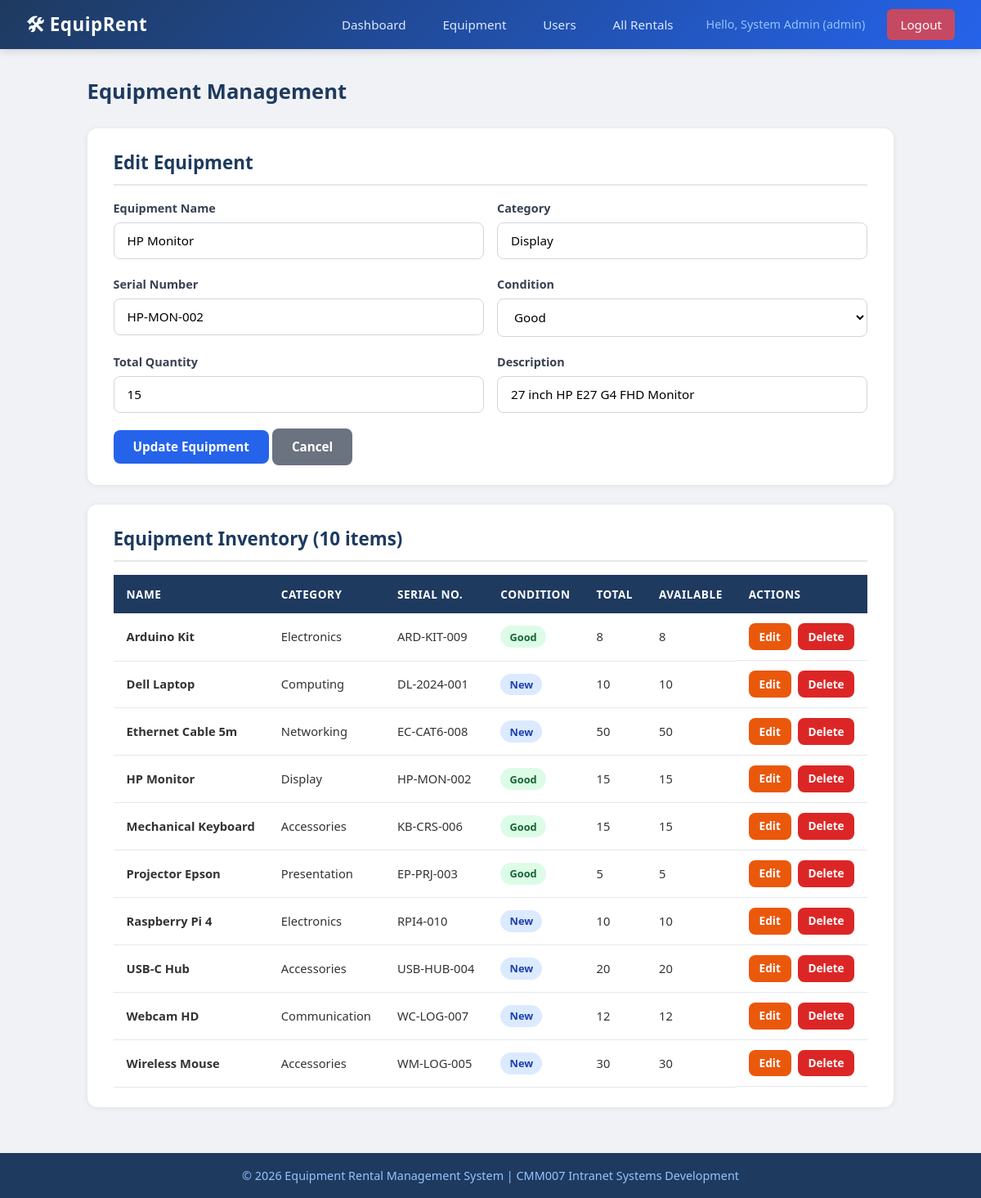
The app's page /admin_equipment.php?edit=2 (signed in) with its own data.
### tables this page shows
CREATE TABLE IF NOT EXISTS equipment (
    equipment_id INT(11) AUTO_INCREMENT PRIMARY KEY,
    name VARCHAR(100) NOT NULL,
    category VARCHAR(50) NOT NULL,
    serial_number VARCHAR(50) NOT NULL UNIQUE,
    condition_status ENUM('New', 'Good', 'Fair', 'Poor') NOT NULL DEFAULT 'Good',
    total_quantity INT(11) NOT NULL DEFAULT 1,
    available_quantity INT(11) NOT NULL DEFAULT 1,
    description TEXT,
    created_at DATETIME DEFAULT CURRENT_TIMESTAMP
);

### admin_equipment.php (the view, shortened to what this page needs)
<?php
require_once 'includes/connection.php';
$equipment = $db->query("SELECT * FROM equipment ORDER BY name ASC");
$editItem = null;
if (isset($_GET['edit'])) {
    $editId = intval($_GET['edit']);
    $stmt = $db->prepare("SELECT * FROM equipment WHERE equipment_id = ?");
    $stmt->bind_param("i", $editId);
    $stmt->execute();
    $editItem = $stmt->get_result()->fetch_assoc();
}
include 'includes/header.php';
?>
<div class="page-header">
    <h1>Equipment Management</h1>
</div>
<div class="card">
    <h2><?php echo $editItem ? 'Edit Equipment' : 'Add New Equipment'; ?></h2>
    <form method="POST">
        <div class="form-row">
            <div class="form-group">
                <label for="name">Equipment Name</label>
                <input type="text" id="name" name="name" required
                       value="<?php echo $editItem ? htmlspecialchars($editItem['name']) : ''; ?>">
            </div>
            <div class="form-group">
                <label for="category">Category</label>
                <input type="text" id="category" name="category" required
                       placeholder="e.g. Computing, Display, Accessories"
                       value="<?php echo $editItem ? htmlspecialchars($editItem['category']) : ''; ?>">
            </div>
        </div>
        <div class="form-row">
            <div class="form-group">
                <label for="serial_number">Serial Number</label>
                <input type="text" id="serial_number" name="serial_number" required
                       value="<?php echo $editItem ? htmlspecialchars($editItem['serial_number']) : ''; ?>">
            </div>
            <div class="form-group">
                <label for="condition_status">Condition</label>
                <select id="condition_status" name="condition_status" required>
                    <?php foreach (['New', 'Good', 'Fair', 'Poor'] as $cond): ?>
                    <option value="<?php echo $cond; ?>" <?php echo ($editItem && $editItem['condition_status'] === $cond) ? 'selected' : ''; ?>>
                        <?php echo $cond; ?>
                    </option>
                    <?php endforeach; ?>
                </select>
            </div>
        </div>
        <div class="form-row">
            <div class="form-group">
                <label for="total_quantity">Total Quantity</label>
                <input type="number" id="total_quantity" name="total_quantity" min="1" required
                       value="<?php echo $editItem ? $editItem['total_quantity'] : '1'; ?>">
            </div>
            <div class="form-group">
                <label for="description">Description</label>
                <input type="text" id="description" name="description"
                       value="<?php echo $editItem ? htmlspecialchars($editItem['description']) : ''; ?>">
            </div>
        </div>
        <button type="submit" class="btn btn-primary"><?php echo $editItem ? 'Update Equipment' : 'Add Equipment'; ?></button>
        <?php if ($editItem): ?>
            <a href="admin_equipment.php" class="btn btn-secondary">Cancel</a>
        <?php endif; ?>
    </form>
</div>
<div class="card">
    <h2>Equipment Inventory (<?php echo $equipment->num_rows; ?> items)</h2>
    <div class="table-wrapper">
        <table>
            <thead>
                <tr>
                    <th>Name</th>
                    <th>Category</th>
                    <th>Serial No.</th>
                    <th>Condition</th>
                    <th>Total</th>
                    <th>Available</th>
                    <th>Actions</th>
                </tr>
            </thead>
            <tbody>
                <?php if ($equipment->num_rows > 0): ?>
                    <?php while ($item = $equipment->fetch_assoc()): ?>
                    <tr>
                        <td><strong><?php echo htmlspecialchars($item['name']); ?></strong></td>
                        <td><?php echo htmlspecialchars($item['category']); ?></td>
                        <td><?php echo htmlspecialchars($item['serial_number']); ?></td>
                        <td><span class="badge badge-<?php echo strtolower($item['condition_status']); ?>"><?php echo $item['condition_status']; ?></span></td>
                        <td><?php echo $item['total_quantity']; ?></td>
                        <td><?php echo $item['available_quantity']; ?></td>
                        <td class="actions">
                            <a href="admin_equipment.php?edit=<?php echo $item['equipment_id']; ?>" class="btn btn-warning btn-sm">Edit</a>
                            <a href="admin_equipment.php?delete=<?php echo $item['equipment_id']; ?>"
                               class="btn btn-danger btn-sm"
                               onclick="return confirm('Are you sure you want to delete this equipment?');">Delete</a>
                        </td>
                    </tr>
                    <?php endwhile; ?>
                <?php else: ?>
                    <tr><td colspan="7" class="text-center" style="padding:2rem; color:#6b7280;">No equipment found.</td></tr>
                <?php endif; ?>
            </tbody>
        </table>
    </div>
</div>
<?php include 'includes/footer.php'; ?>

### style.css (style rules this page uses)
* { margin: 0; padding: 0; box-sizing: border-box; }
body { font-family: 'Segoe UI', Tahoma, Geneva, Verdana, sans-serif; background-color: #f0f2f5; color: #333; line-height: 1.6; min-height: 100vh; display: flex; flex-direction: column; }
a { text-decoration: none; color: #2563eb; }
.card { background: #fff; border-radius: 12px; box-shadow: 0 1px 6px rgba(0, 0, 0, 0.08); padding: 1.5rem 2rem; margin-bottom: 1.5rem; }
.card h2 { color: #1e3a5f; margin-bottom: 1rem; font-size: 1.4rem; border-bottom: 2px solid #e5e7eb; padding-bottom: 0.5rem; }
.form-group { margin-bottom: 1.2rem; }
.form-group label { display: block; margin-bottom: 0.4rem; font-weight: 600; color: #374151; font-size: 0.9rem; }
.form-group input, .form-group select, .form-group textarea { width: 100%; padding: 0.7rem 1rem; border: 1px solid #d1d5db; border-radius: 8px; font-size: 0.95rem; font-family: inherit; transition: border-color 0.2s, box-shadow 0.2s; background: #fff; }
.form-row { display: grid; grid-template-columns: 1fr 1fr; gap: 1rem; }
.btn { display: inline-block; padding: 0.65rem 1.5rem; border: none; border-radius: 8px; font-size: 0.95rem; font-weight: 600; cursor: pointer; transition: background 0.2s, transform 0.1s; text-align: center; font-family: inherit; }
.btn-primary { background: #2563eb; color: #fff; }
.btn-danger { background: #dc2626; color: #fff; }
.btn-warning { background: #ea580c; color: #fff; }
.btn-secondary { background: #6b7280; color: #fff; }
.btn-sm { padding: 0.35rem 0.8rem; font-size: 0.85rem; }
.table-wrapper { overflow-x: auto; }
table { width: 100%; border-collapse: collapse; font-size: 0.92rem; }
table thead { background: #1e3a5f; color: #fff; }
table th { padding: 0.8rem 1rem; text-align: left; font-weight: 600; font-size: 0.85rem; text-transform: uppercase; letter-spacing: 0.5px; }
table td { padding: 0.75rem 1rem; border-bottom: 1px solid #e5e7eb; }
table .actions { display: flex; gap: 0.5rem; }
.badge { display: inline-block; padding: 0.2rem 0.7rem; border-radius: 50px; font-size: 0.8rem; font-weight: 600; }
.badge-new { background: #dbeafe; color: #1e40af; }
.badge-good { background: #dcfce7; color: #166534; }
.page-header { display: flex; justify-content: space-between; align-items: center; margin-bottom: 1.5rem; }
.page-header h1 { color: #1e3a5f; font-size: 1.6rem; }

### records on screen
equipment: name "HP Monitor", category "Display", serial_number "HP-MON-002", condition_status "Good", total_quantity "15", description "27 inch HP E27 G4 FHD Monitor", available_quantity "15"
equipment: name "Arduino Kit", category "Electronics", serial_number "ARD-KIT-009", condition_status "Good", total_quantity "8", available_quantity "8"
equipment: name "Dell Laptop", category "Computing", serial_number "DL-2024-001", condition_status "New", total_quantity "10", available_quantity "10"
equipment: name "Ethernet Cable 5m", category "Networking", serial_number "EC-CAT6-008", condition_status "New", total_quantity "50", available_quantity "50"
equipment: name "Mechanical Keyboard", category "Accessories", serial_number "KB-CRS-006", condition_status "Good", total_quantity "15", available_quantity "15"
equipment: name "Projector Epson", category "Presentation", serial_number "EP-PRJ-003", condition_status "Good", total_quantity "5", available_quantity "5"
equipment: name "Raspberry Pi 4", category "Electronics", serial_number "RPI4-010", condition_status "New", total_quantity "10", available_quantity "10"
equipment: name "USB-C Hub", category "Accessories", serial_number "USB-HUB-004", condition_status "New", total_quantity "20", available_quantity "20"
equipment: name "Webcam HD", category "Communication", serial_number "WC-LOG-007", condition_status "New", total_quantity "12", available_quantity "12"
equipment: name "Wireless Mouse", category "Accessories", serial_number "WM-LOG-005", condition_status "New", total_quantity "30", available_quantity "30"

### other values on screen
$_SESSION['full_name'] "System Admin"
$_SESSION['role'] "admin"
$equipment->num_rows "10"
